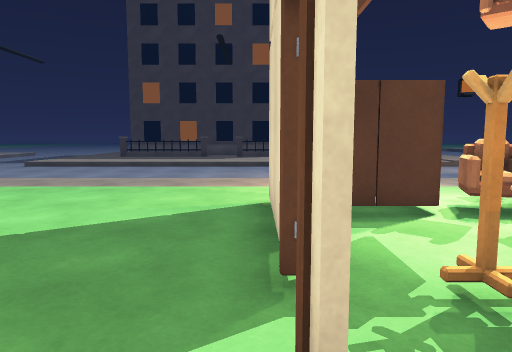
view 1 (above)

21 first-person views from a walk through a 3-D level made in the Unity game engine. The camera is 1.3 m above the floor, tilts 6° down and sees 70° across. The floor is counted in squares, 1 m on a side. Each view is taken from the middle of a square. On the plan, view 1 faces up. The plan holds only what a view shows up to about 15 squares ahead; the rest is blank. The place goes on beyond the plan. The player is left out. Some animated figures are not drawn. Door leaves are left out, so doorways stand open.

view 2
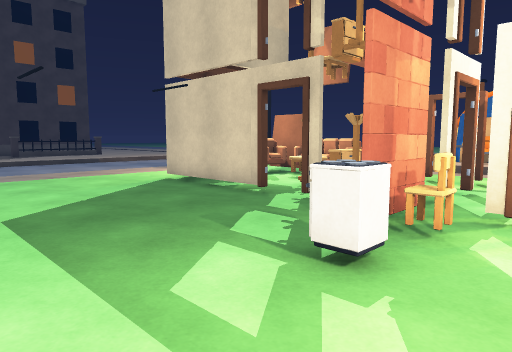

view 3
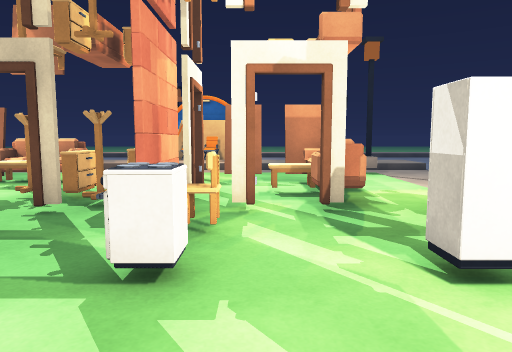

view 4
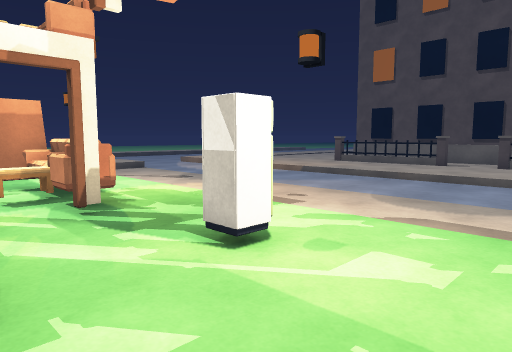

view 5
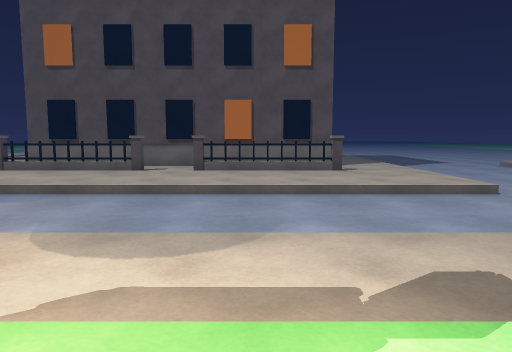

view 6
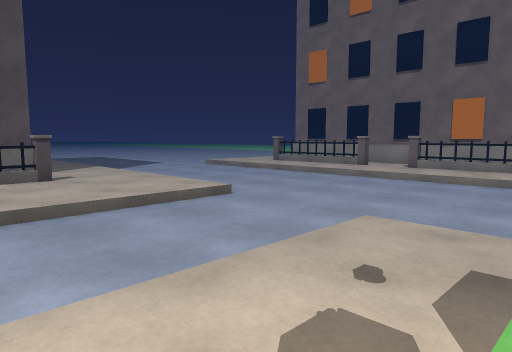

view 7
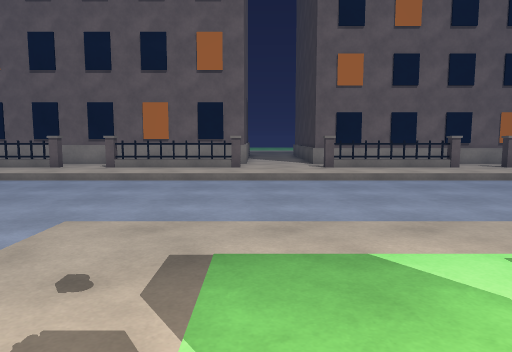

view 8
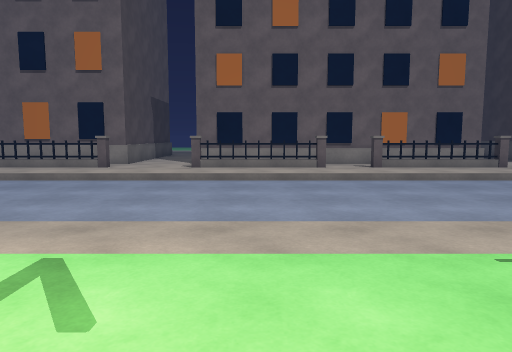

view 9
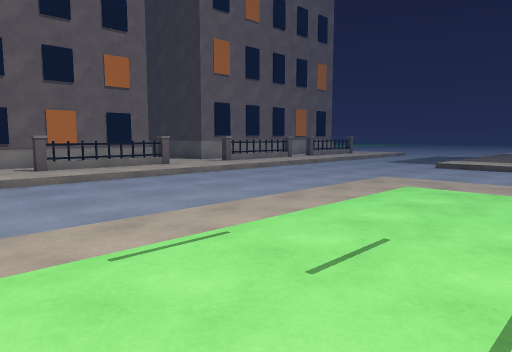

view 10
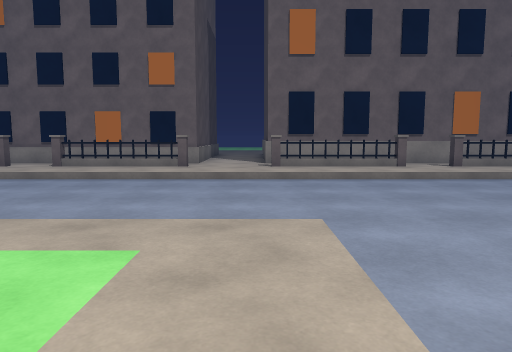

view 11
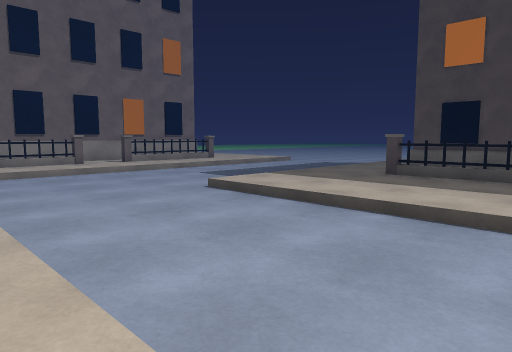

view 12
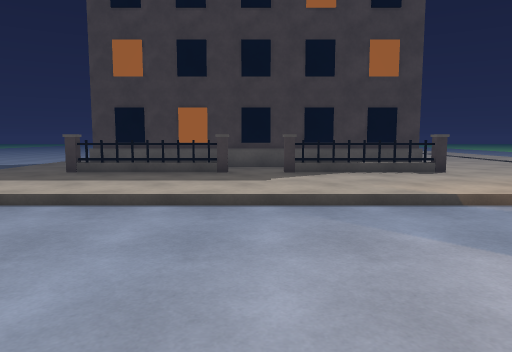

view 13
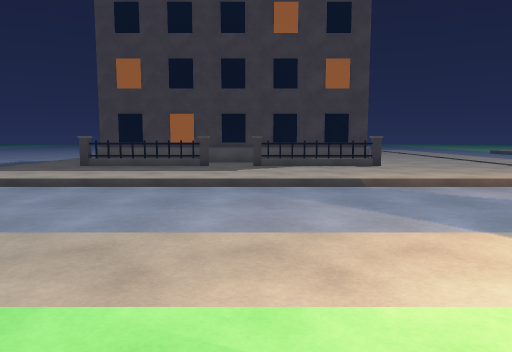

view 14
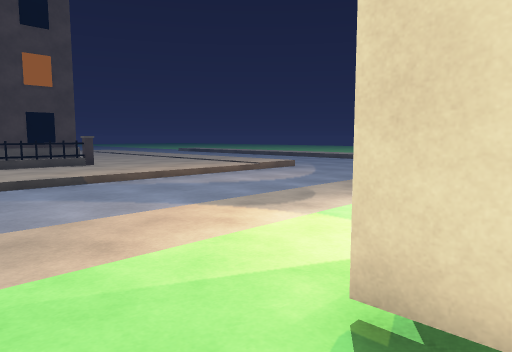

view 15
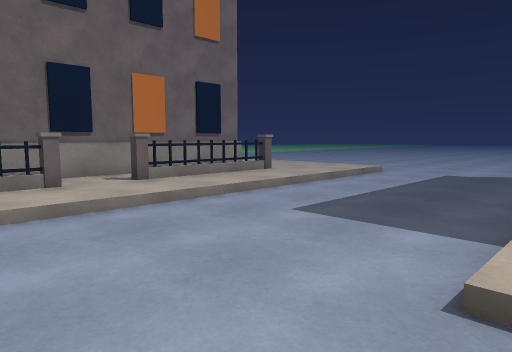

view 16
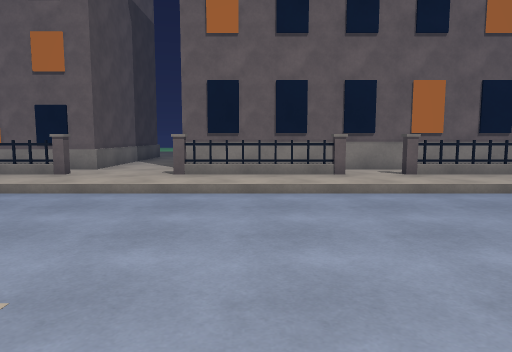

view 17
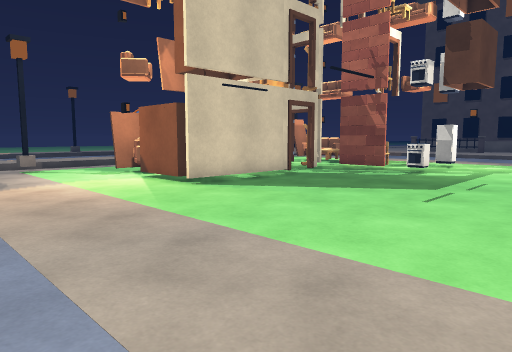

view 18
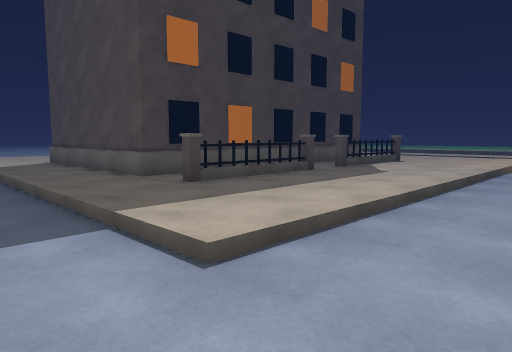

view 19
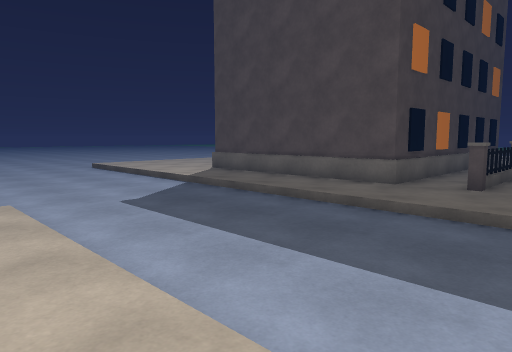

view 20
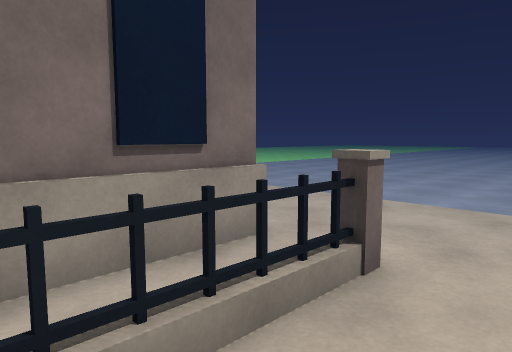

view 21
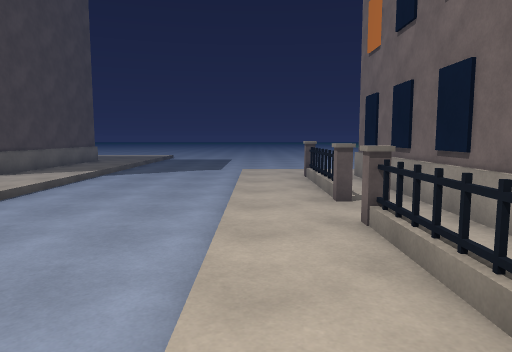

### Floor plan
Key: @ floor where view 1 was taken; # wall or solid block; x gap in a wall; . main floor; : floor 0.25 m higher than the main floor; / step, stairs or slope; D open door; = window, fence, low wall or low ledge; ^ raised ledge; T thing the floor can be seen under or through; O other object.
Columns run from 21 left of view 1 to 8 right of it. Each row starts with its distance up from view 1.
 29      ......::#
 28      ......::#
 27 :::::......::#
 26 :::::......::#
 25 :::::......::#             :::
 24 :::::......::############^ :::
 23 #:#::......::::::::::     :::
 22 #:=::......::#====#:#====#::::
 21 #:=::......:::::::::::::::::::
 20 #:=::......:::::::::::::::::::
 19 #:#::......::::::::::::::::::
 18 #:x::......::::::::::::::::::
 17 #:x::......///////////////////
 16 # #::.........................
 15 # =::.........................
 14 # =::.........................
 13 # =::.........................
 12 # #::.........................
 11 :::::........................
 10 :::::.......................OO
  9 :::::........................O
  8 #:#::........................
  7 # =::................TOOOO#..
  6 # =::................T OOO#..
  5 # =::................T...OO
  4 # #::................T...OO
  3 #:x::................D.O. O
  2  :x::..............DDD O.
  1   #::..............DD.O.OODD.
  0   =::................@.DD.DD.
 -1   =::.............OOO#.DD.x..
 -2   =::...............DDDOO.x..
 -3   #::...............DDOOO.x..
 -4  ::::.............OO..OOOO#..
 -5  ::::......................
 -6  ::::.......................OO
 -7   #::................. .......
 -8   =::.................  ......
 -9 # =::..................   ....
-10 #:=::...................
-11 #:#::....................
-12 #:x::....................
-13 #:x::......::::::::::::::
-14 #:#::......:::::::::::::
-15 #:=::......::::::::::::::
-16 #:=::......:::####:::####
-17 #:=::......::::::::::::::
-18 #:#::......:::     ::
-19   :::......::############^
-20   :::......::#
-21    //......::#

Where each view was taken, in squares from view 1:
view 1: 0 up, 0 right, facing up
view 2: 3 down, 6 left, facing up-right
view 3: 2 down, 6 left, facing right
view 4: 1 down, 6 left, facing down-right
view 5: 4 down, 5 left, facing down
view 6: 6 down, 5 left, facing down-left
view 7: 6 down, 5 left, facing left
view 8: 1 down, 5 left, facing left
view 9: 0 up, 5 left, facing up-left
view 10: 11 up, 5 left, facing left
view 11: 11 up, 3 left, facing up-left
view 12: 10 up, 2 left, facing up
view 13: 7 up, 1 left, facing up
view 14: 6 up, 2 left, facing up-right
view 15: 14 up, 10 left, facing up-left
view 16: 14 up, 8 left, facing left
view 17: 13 up, 8 left, facing down-right
view 18: 14 up, 13 left, facing up-right
view 19: 19 up, 18 left, facing up-right
view 20: 20 up, 17 left, facing up-left
view 21: 6 down, 17 left, facing down
